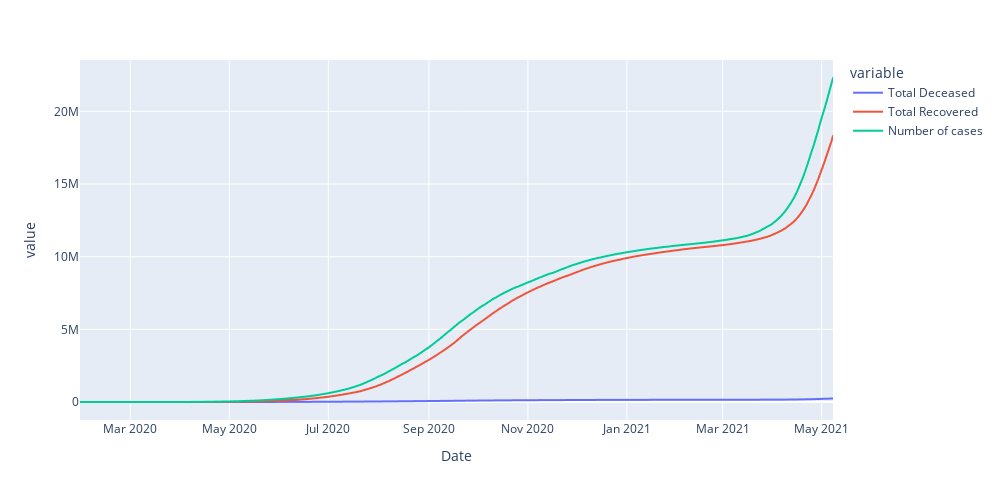

Write notebook code for a chart like this one.
### Markdown cell above
# LINE CHART FOR 3-DIFFERENT VARIABLES

### Code cell
tot=px.line(india,"Date",y=["Total Deceased","Total Recovered","Number of cases"],width=1000, height=500)
tot.show()

### Figure 1 — Plotly figure (JSON) as saved in the notebook; plotly's stock layout.template omitted (floating-point values rounded to 4 significant figures; data arrays with more than 128 entries replaced by an {"elided": "..."} marker saying what was removed)
{"data": [{"hovertemplate": "variable=Total Deceased<br>Date=%{x}<br>value=%{y}<extra></extra>", "legendgroup": "Total Deceased", "line": {"color": "#636efa", "dash": "solid"}, "mode": "lines", "name": "Total Deceased", "showlegend": true, "type": "scattergl", "x": {"elided": "465 str values"}, "xaxis": "x", "y": {"elided": "465 int values"}, "yaxis": "y"}, {"hovertemplate": "variable=Total Recovered<br>Date=%{x}<br>value=%{y}<extra></extra>", "legendgroup": "Total Recovered", "line": {"color": "#EF553B", "dash": "solid"}, "mode": "lines", "name": "Total Recovered", "showlegend": true, "type": "scattergl", "x": {"elided": "465 str values"}, "xaxis": "x", "y": {"elided": "465 int values"}, "yaxis": "y"}, {"hovertemplate": "variable=Number of cases<br>Date=%{x}<br>value=%{y}<extra></extra>", "legendgroup": "Number of cases", "line": {"color": "#00cc96", "dash": "solid"}, "mode": "lines", "name": "Number of cases", "showlegend": true, "type": "scattergl", "x": {"elided": "465 str values"}, "xaxis": "x", "y": {"elided": "465 int values"}, "yaxis": "y"}], "layout": {"height": 500, "legend": {"title": {"text": "variable"}, "tracegroupgap": 0}, "margin": {"t": 60}, "width": 1000, "xaxis": {"anchor": "y", "domain": [0, 1], "title": {"text": "Date"}}, "yaxis": {"anchor": "x", "domain": [0, 1], "title": {"text": "value"}}}}
